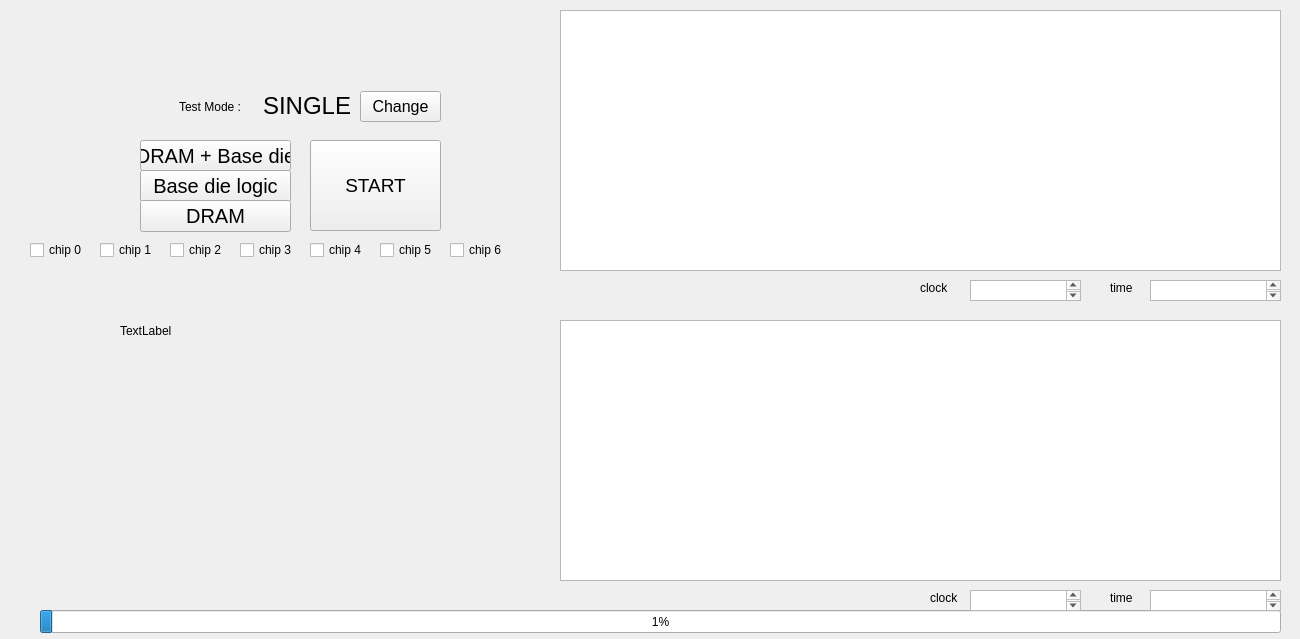
<?xml version="1.0" encoding="UTF-8"?>
<ui version="4.0">
 <class>MainWindow</class>
 <widget class="QMainWindow" name="MainWindow">
  <property name="geometry">
   <rect>
    <x>0</x>
    <y>0</y>
    <width>1300</width>
    <height>639</height>
   </rect>
  </property>
  <property name="windowTitle">
   <string>MainWindow</string>
  </property>
  <widget class="QWidget" name="centralwidget">
   <widget class="QPushButton" name="pushButton">
    <property name="geometry">
     <rect>
      <x>360</x>
      <y>91</y>
      <width>81</width>
      <height>31</height>
     </rect>
    </property>
    <property name="font">
     <font>
      <pointsize>12</pointsize>
     </font>
    </property>
    <property name="text">
     <string>Change</string>
    </property>
   </widget>
   <widget class="QPushButton" name="pushButton_2">
    <property name="geometry">
     <rect>
      <x>140</x>
      <y>140</y>
      <width>151</width>
      <height>31</height>
     </rect>
    </property>
    <property name="font">
     <font>
      <pointsize>15</pointsize>
     </font>
    </property>
    <property name="text">
     <string>DRAM + Base die</string>
    </property>
   </widget>
   <widget class="QPushButton" name="pushButton_3">
    <property name="geometry">
     <rect>
      <x>140</x>
      <y>170</y>
      <width>151</width>
      <height>32</height>
     </rect>
    </property>
    <property name="font">
     <font>
      <pointsize>15</pointsize>
     </font>
    </property>
    <property name="text">
     <string>Base die logic</string>
    </property>
   </widget>
   <widget class="QPushButton" name="pushButton_4">
    <property name="geometry">
     <rect>
      <x>140</x>
      <y>200</y>
      <width>151</width>
      <height>32</height>
     </rect>
    </property>
    <property name="font">
     <font>
      <pointsize>15</pointsize>
     </font>
    </property>
    <property name="text">
     <string>DRAM</string>
    </property>
   </widget>
   <widget class="QTextBrowser" name="textBrowser">
    <property name="geometry">
     <rect>
      <x>560</x>
      <y>10</y>
      <width>721</width>
      <height>261</height>
     </rect>
    </property>
   </widget>
   <widget class="QTextBrowser" name="textBrowser_2">
    <property name="geometry">
     <rect>
      <x>560</x>
      <y>320</y>
      <width>721</width>
      <height>261</height>
     </rect>
    </property>
   </widget>
   <widget class="QLabel" name="label">
    <property name="geometry">
     <rect>
      <x>120</x>
      <y>290</y>
      <width>151</width>
      <height>81</height>
     </rect>
    </property>
    <property name="text">
     <string>TextLabel</string>
    </property>
   </widget>
   <widget class="QProgressBar" name="progressBar">
    <property name="geometry">
     <rect>
      <x>40</x>
      <y>610</y>
      <width>1241</width>
      <height>23</height>
     </rect>
    </property>
    <property name="value">
     <number>1</number>
    </property>
   </widget>
   <widget class="QTextBrowser" name="textBrowser_3">
    <property name="geometry">
     <rect>
      <x>970</x>
      <y>280</y>
      <width>111</width>
      <height>21</height>
     </rect>
    </property>
   </widget>
   <widget class="QTextBrowser" name="textBrowser_4">
    <property name="geometry">
     <rect>
      <x>1150</x>
      <y>280</y>
      <width>131</width>
      <height>21</height>
     </rect>
    </property>
   </widget>
   <widget class="QLabel" name="label_2">
    <property name="geometry">
     <rect>
      <x>160</x>
      <y>91</y>
      <width>81</width>
      <height>31</height>
     </rect>
    </property>
    <property name="text">
     <string>Test Mode :</string>
    </property>
    <property name="alignment">
     <set>Qt::AlignRight|Qt::AlignTrailing|Qt::AlignVCenter</set>
    </property>
   </widget>
   <widget class="QLabel" name="label_3">
    <property name="geometry">
     <rect>
      <x>250</x>
      <y>90</y>
      <width>101</width>
      <height>31</height>
     </rect>
    </property>
    <property name="font">
     <font>
      <pointsize>18</pointsize>
     </font>
    </property>
    <property name="text">
     <string>SINGLE</string>
    </property>
    <property name="alignment">
     <set>Qt::AlignRight|Qt::AlignTrailing|Qt::AlignVCenter</set>
    </property>
   </widget>
   <widget class="QPushButton" name="pushButton_5">
    <property name="geometry">
     <rect>
      <x>310</x>
      <y>140</y>
      <width>131</width>
      <height>91</height>
     </rect>
    </property>
    <property name="font">
     <font>
      <pointsize>14</pointsize>
     </font>
    </property>
    <property name="text">
     <string>START</string>
    </property>
   </widget>
   <widget class="QTextBrowser" name="textBrowser_5">
    <property name="geometry">
     <rect>
      <x>970</x>
      <y>590</y>
      <width>111</width>
      <height>21</height>
     </rect>
    </property>
   </widget>
   <widget class="QTextBrowser" name="textBrowser_6">
    <property name="geometry">
     <rect>
      <x>1150</x>
      <y>590</y>
      <width>131</width>
      <height>21</height>
     </rect>
    </property>
   </widget>
   <widget class="QLabel" name="clocklabel_1">
    <property name="geometry">
     <rect>
      <x>920</x>
      <y>280</y>
      <width>41</width>
      <height>16</height>
     </rect>
    </property>
    <property name="text">
     <string>clock</string>
    </property>
   </widget>
   <widget class="QLabel" name="clocklabel_2">
    <property name="geometry">
     <rect>
      <x>930</x>
      <y>590</y>
      <width>41</width>
      <height>16</height>
     </rect>
    </property>
    <property name="text">
     <string>clock</string>
    </property>
   </widget>
   <widget class="QLabel" name="timelabel_3">
    <property name="geometry">
     <rect>
      <x>1110</x>
      <y>280</y>
      <width>41</width>
      <height>16</height>
     </rect>
    </property>
    <property name="text">
     <string>time</string>
    </property>
   </widget>
   <widget class="QLabel" name="timelabel_4">
    <property name="geometry">
     <rect>
      <x>1110</x>
      <y>590</y>
      <width>41</width>
      <height>16</height>
     </rect>
    </property>
    <property name="text">
     <string>time</string>
    </property>
   </widget>
   <widget class="QCheckBox" name="checkBox">
    <property name="geometry">
     <rect>
      <x>30</x>
      <y>240</y>
      <width>61</width>
      <height>20</height>
     </rect>
    </property>
    <property name="text">
     <string>chip 0</string>
    </property>
   </widget>
   <widget class="QCheckBox" name="checkBox_2">
    <property name="geometry">
     <rect>
      <x>100</x>
      <y>240</y>
      <width>61</width>
      <height>20</height>
     </rect>
    </property>
    <property name="text">
     <string>chip 1</string>
    </property>
   </widget>
   <widget class="QCheckBox" name="checkBox_3">
    <property name="geometry">
     <rect>
      <x>170</x>
      <y>240</y>
      <width>61</width>
      <height>20</height>
     </rect>
    </property>
    <property name="text">
     <string>chip 2</string>
    </property>
   </widget>
   <widget class="QCheckBox" name="checkBox_4">
    <property name="geometry">
     <rect>
      <x>240</x>
      <y>240</y>
      <width>61</width>
      <height>20</height>
     </rect>
    </property>
    <property name="text">
     <string>chip 3</string>
    </property>
   </widget>
   <widget class="QCheckBox" name="checkBox_5">
    <property name="geometry">
     <rect>
      <x>310</x>
      <y>240</y>
      <width>61</width>
      <height>20</height>
     </rect>
    </property>
    <property name="text">
     <string>chip 4</string>
    </property>
   </widget>
   <widget class="QCheckBox" name="checkBox_6">
    <property name="geometry">
     <rect>
      <x>380</x>
      <y>240</y>
      <width>61</width>
      <height>20</height>
     </rect>
    </property>
    <property name="text">
     <string>chip 5</string>
    </property>
   </widget>
   <widget class="QCheckBox" name="checkBox_7">
    <property name="geometry">
     <rect>
      <x>450</x>
      <y>240</y>
      <width>61</width>
      <height>20</height>
     </rect>
    </property>
    <property name="text">
     <string>chip 6</string>
    </property>
   </widget>
  </widget>
 </widget>
 <resources/>
 <connections>
  <connection>
   <sender>pushButton</sender>
   <signal>clicked()</signal>
   <receiver>pushButton</receiver>
   <slot>update()</slot>
   <hints>
    <hint type="sourcelabel">
     <x>104</x>
     <y>45</y>
    </hint>
    <hint type="destinationlabel">
     <x>104</x>
     <y>45</y>
    </hint>
   </hints>
  </connection>
 </connections>
</ui>
